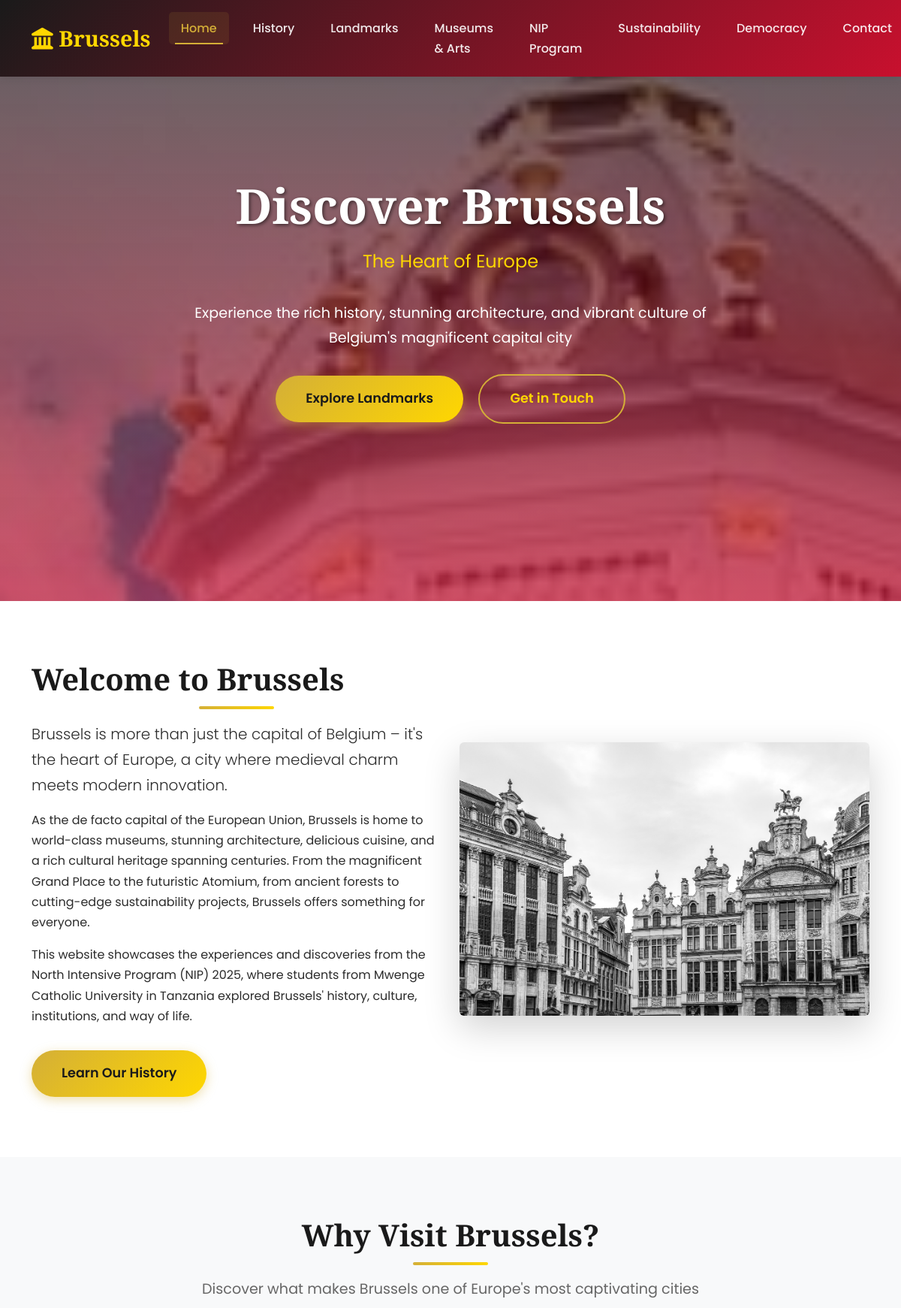
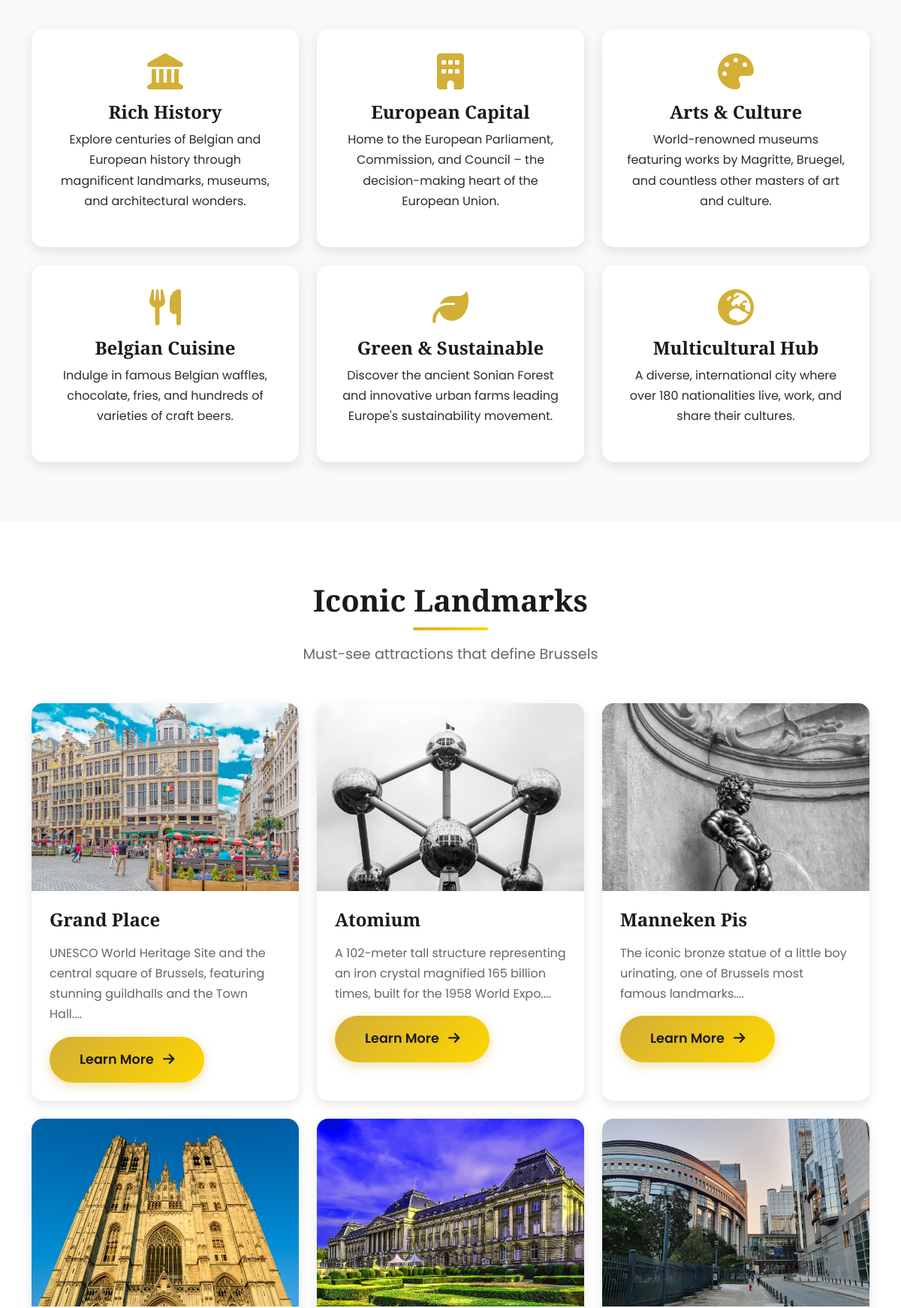
The page / (upper part) on the database its author committed (2 pictures, top to bottom).
### tables this page shows
CREATE TABLE IF NOT EXISTS landmarks (
    id INT AUTO_INCREMENT PRIMARY KEY,
    name VARCHAR(200) NOT NULL,
    description TEXT,
    history TEXT,
    location VARCHAR(200),
    image_path VARCHAR(255),
    visit_info TEXT,
    created_at TIMESTAMP DEFAULT CURRENT_TIMESTAMP
);

### index.php (the view, shortened to what this page needs)
<?php
require_once 'includes/config.php';
include 'includes/header.php';
?>
<section class="hero-section" style="background-image: url('assets/images/grand_place_brussels_364537f2.jpg');">
    <div class="hero-content">
        <h1 data-aos="fade-up">Discover Brussels</h1>
        <p class="subtitle" data-aos="fade-up" data-aos-delay="200">The Heart of Europe</p>
        <p data-aos="fade-up" data-aos-delay="400">Experience the rich history, stunning architecture, and vibrant culture of Belgium's magnificent capital city</p>
        <div data-aos="fade-up" data-aos-delay="600">
            <a href="pages/landmarks.php" class="btn-gold">Explore Landmarks</a>
            <a href="pages/contact.php" class="btn-outline-gold">Get in Touch</a>
        </div>
    </div>
</section>
<section class="section">
    <div class="container">
        <div class="row align-items-center">
            <div class="col-lg-6" data-aos="fade-right">
                <h2 class="section-title text-start">Welcome to Brussels</h2>
                <p class="lead">Brussels is more than just the capital of Belgium – it's the heart of Europe, a city where medieval charm meets modern innovation.</p>
                <p>As the de facto capital of the European Union, Brussels is home to world-class museums, stunning architecture, delicious cuisine, and a rich cultural heritage spanning centuries. From the magnificent Grand Place to the futuristic Atomium, from ancient forests to cutting-edge sustainability projects, Brussels offers something for everyone.</p>
                <p>This website showcases the experiences and discoveries from the North Intensive Program (NIP) 2025, where students from Mwenge Catholic University in Tanzania explored Brussels' history, culture, institutions, and way of life.</p>
                <a href="pages/history.php" class="btn-gold mt-3">Learn Our History</a>
            </div>
            <div class="col-lg-6" data-aos="fade-left">
                <img src="assets/images/brussels_cityscape_s_275944aa.jpg" alt="Brussels Cityscape" class="img-fluid rounded shadow-lg">
            </div>
        </div>
    </div>
</section>
<section class="section bg-light">
    <div class="container">
        <h2 class="section-title" data-aos="fade-up">Why Visit Brussels?</h2>
        <p class="section-subtitle" data-aos="fade-up" data-aos-delay="100">Discover what makes Brussels one of Europe's most captivating cities</p>
        <div class="row g-4">
            <div class="col-lg-4 col-md-6" data-aos="fade-up" data-aos-delay="200">
                <div class="feature-box">
                    <i class="fas fa-landmark"></i>
                    <h4>Rich History</h4>
                    <p>Explore centuries of Belgian and European history through magnificent landmarks, museums, and architectural wonders.</p>
                </div>
            </div>
            <div class="col-lg-4 col-md-6" data-aos="fade-up" data-aos-delay="300">
                <div class="feature-box">
                    <i class="fas fa-building"></i>
                    <h4>European Capital</h4>
                    <p>Home to the European Parliament, Commission, and Council – the decision-making heart of the European Union.</p>
                </div>
            </div>
            <div class="col-lg-4 col-md-6" data-aos="fade-up" data-aos-delay="400">
                <div class="feature-box">
                    <i class="fas fa-palette"></i>
                    <h4>Arts & Culture</h4>
                    <p>World-renowned museums featuring works by Magritte, Bruegel, and countless other masters of art and culture.</p>
                </div>
            </div>
            <div class="col-lg-4 col-md-6" data-aos="fade-up" data-aos-delay="500">
                <div class="feature-box">
                    <i class="fas fa-utensils"></i>
                    <h4>Belgian Cuisine</h4>
                    <p>Indulge in famous Belgian waffles, chocolate, fries, and hundreds of varieties of craft beers.</p>
                </div>
            </div>
            <div class="col-lg-4 col-md-6" data-aos="fade-up" data-aos-delay="600">
                <div class="feature-box">
                    <i class="fas fa-leaf"></i>
                    <h4>Green & Sustainable</h4>
                    <p>Discover the ancient Sonian Forest and innovative urban farms leading Europe's sustainability movement.</p>
                </div>
            </div>
            <div class="col-lg-4 col-md-6" data-aos="fade-up" data-aos-delay="700">
                <div class="feature-box">
                    <i class="fas fa-globe-europe"></i>
                    <h4>Multicultural Hub</h4>
                    <p>A diverse, international city where over 180 nationalities live, work, and share their cultures.</p>
                </div>
            </div>
        </div>
    </div>
</section>
<section class="section">
    <div class="container">
        <h2 class="section-title" data-aos="fade-up">Iconic Landmarks</h2>
        <p class="section-subtitle" data-aos="fade-up" data-aos-delay="100">Must-see attractions that define Brussels</p>
        <div class="row g-4">
            <?php
            $landmarks = [];
            if ($conn) {
                $sql = "SELECT * FROM landmarks ORDER BY id LIMIT 6";
                $result = @$conn->query($sql);
                if ($result && $result->num_rows > 0) {
                    while($row = $result->fetch_assoc()) {
                        $landmarks[] = $row;
                    }
                }
            }
            $delay = 200;
            foreach ($landmarks as $row) {
                echo '<div class="col-lg-4 col-md-6" data-aos="fade-up" data-aos-delay="'.$delay.'">';
                echo '<div class="card-custom">';
                echo '<img src="'.$row['image_path'].'" class="card-img-top" alt="'.$row['name'].'">';
                echo '<div class="card-body">';
                echo '<h5 class="card-title">'.$row['name'].'</h5>';
                echo '<p class="card-text">'.substr($row['description'], 0, 120).'...</p>';
                echo '<a href="pages/landmarks.php" class="btn-gold btn-sm">Learn More <i class="fas fa-arrow-right ms-2"></i></a>';
                echo '</div>';
                echo '</div>';
                echo '</div>';
                $delay += 100;
            }
            ?>
        </div>
    </div>
</section>
<?php include 'includes/footer.php'; ?>

### includes/header.php (shortened to what this page needs)
<!DOCTYPE html>
<html lang="en">
<head>
    <link href="https://cdn.jsdelivr.net/npm/bootstrap@5.3.2/dist/css/bootstrap.min.css" rel="stylesheet">
    <link rel="stylesheet" href="https://cdnjs.cloudflare.com/ajax/libs/font-awesome/6.4.2/css/all.min.css">
    <link href="https://unpkg.com/aos@2.3.1/dist/aos.css" rel="stylesheet">
    <link rel="stylesheet" href="https://cdnjs.cloudflare.com/ajax/libs/lightbox2/2.11.4/css/lightbox.min.css">
    <link rel="stylesheet" href="/assets/css/style.css">
</head>
<body>
    <nav class="navbar navbar-expand-lg navbar-dark fixed-top" id="mainNav">
        <div class="container">
            <a class="navbar-brand" href="/index.php">
                <i class="fas fa-landmark"></i> Brussels
            </a>
            <div class="collapse navbar-collapse" id="navbarNav">
                <ul class="navbar-nav ms-auto">
                    <li class="nav-item">
                        <a class="nav-link <?php echo basename($_SERVER['PHP_SELF']) == 'index.php' ? 'active' : ''; ?>" href="/index.php">Home</a>
                    </li>
                    <li class="nav-item">
                        <a class="nav-link <?php echo basename($_SERVER['PHP_SELF']) == 'history.php' ? 'active' : ''; ?>" href="/pages/history.php">History</a>
                    </li>
                    <li class="nav-item">
                        <a class="nav-link <?php echo basename($_SERVER['PHP_SELF']) == 'landmarks.php' ? 'active' : ''; ?>" href="/pages/landmarks.php">Landmarks</a>
                    </li>
                    <li class="nav-item">
                        <a class="nav-link <?php echo basename($_SERVER['PHP_SELF']) == 'museums.php' ? 'active' : ''; ?>" href="/pages/museums.php">Museums & Arts</a>
                    </li>
                    <li class="nav-item">
                        <a class="nav-link <?php echo basename($_SERVER['PHP_SELF']) == 'nip_program.php' ? 'active' : ''; ?>" href="/pages/nip_program.php">NIP Program</a>
                    </li>
                    <li class="nav-item">
                        <a class="nav-link <?php echo basename($_SERVER['PHP_SELF']) == 'sustainability.php' ? 'active' : ''; ?>" href="/pages/sustainability.php">Sustainability</a>
                    </li>
                    <li class="nav-item">
                        <a class="nav-link <?php echo basename($_SERVER['PHP_SELF']) == 'democracy.php' ? 'active' : ''; ?>" href="/pages/democracy.php">Democracy</a>
                    </li>
                    <li class="nav-item">
                        <a class="nav-link <?php echo basename($_SERVER['PHP_SELF']) == 'contact.php' ? 'active' : ''; ?>" href="/pages/contact.php">Contact</a>
                    </li>
                </ul>
            </div>
        </div>
    </nav>

### includes/footer.php (shortened to what this page needs)
</body>
</html>

### assets/css/style.css (style rules this page uses)
:root { --primary-black: #1a1a1a; --primary-gold: #d4af37; --primary-red: #c8102e; --accent-gold: #ffd700; --dark-bg: #0d0d0d; --light-bg: #f8f9fa; --text-dark: #2c2c2c; --text-light: #ffffff; --gradient-primary: linear-gradient(135deg, #1a1a1a 0%, #c8102e 100%); --gradient-gold: linear-gradient(135deg, #d4af37 0%, #ffd700 100%); --gradient-overlay: linear-gradient(rgba(0,0,0,0.6), rgba(200,16,46,0.7)); }
* { margin: 0; padding: 0; box-sizing: border-box; }
body { font-family: 'Poppins', sans-serif; color: var(--text-dark); line-height: 1.7; overflow-x: hidden; }
h1, h2, h3, h4, h5, h6 { font-family: 'Playfair Display', serif; font-weight: 700; color: var(--primary-black); }
.navbar { background: var(--gradient-primary); padding: 1rem 0; transition: all 0.3s ease; box-shadow: 0 2px 10px rgba(0,0,0,0.1); }
.navbar-brand { font-family: 'Playfair Display', serif; font-size: 1.8rem; font-weight: 700; color: var(--accent-gold) !important; transition: all 0.3s ease; }
.nav-link { color: rgba(255,255,255,0.9) !important; font-weight: 500; margin: 0 0.5rem; padding: 0.5rem 1rem !important; border-radius: 5px; transition: all 0.3s ease; position: relative; }
.nav-link:hover, .nav-link.active { color: var(--primary-gold) !important; background: rgba(212, 175, 55, 0.1); }
.nav-link::after { content: ''; position: absolute; bottom: 0; left: 50%; transform: translateX(-50%); width: 0; height: 2px; background: var(--primary-gold); transition: width 0.3s ease; }
.nav-link:hover::after, .nav-link.active::after { width: 80%; }
.hero-section { height: 100vh; min-height: 600px; position: relative; display: flex; align-items: center; justify-content: center; background-attachment: fixed; background-size: cover; background-position: center; overflow: hidden; }
.hero-section::before { content: ''; position: absolute; top: 0; left: 0; right: 0; bottom: 0; background: var(--gradient-overlay); z-index: 1; }
.hero-content { position: relative; z-index: 2; text-align: center; color: var(--text-light); padding: 2rem; }
.hero-content h1 { font-size: 4rem; font-weight: 700; color: var(--text-light); margin-bottom: 1rem; text-shadow: 2px 2px 4px rgba(0,0,0,0.5); animation: fadeInUp 1s ease; }
.hero-content .subtitle { font-size: 1.5rem; color: var(--accent-gold); margin-bottom: 2rem; animation: fadeInUp 1.2s ease; }
.hero-content p { font-size: 1.2rem; margin-bottom: 2rem; max-width: 700px; margin-left: auto; margin-right: auto; animation: fadeInUp 1.4s ease; }
.btn-gold { background: var(--gradient-gold); color: var(--primary-black); padding: 1rem 2.5rem; font-size: 1.1rem; font-weight: 600; border: none; border-radius: 50px; transition: all 0.3s ease; box-shadow: 0 4px 15px rgba(212, 175, 55, 0.4); text-decoration: none; display: inline-block; }
.btn-outline-gold { background: transparent; color: var(--accent-gold); padding: 1rem 2.5rem; font-size: 1.1rem; font-weight: 600; border: 2px solid var(--primary-gold); border-radius: 50px; transition: all 0.3s ease; text-decoration: none; display: inline-block; margin-left: 1rem; }
.section { padding: 5rem 0; }
.section-title { font-size: 2.5rem; text-align: center; margin-bottom: 1rem; position: relative; padding-bottom: 1rem; }
.section-title::after { content: ''; position: absolute; bottom: 0; left: 50%; transform: translateX(-50%); width: 100px; height: 4px; background: var(--gradient-gold); border-radius: 2px; }
.section-subtitle { text-align: center; font-size: 1.2rem; color: #666; max-width: 800px; margin: 0 auto 3rem; }
.card-custom { border: none; border-radius: 15px; overflow: hidden; transition: all 0.3s ease; box-shadow: 0 5px 15px rgba(0,0,0,0.1); height: 100%; }
.card-custom img { height: 250px; object-fit: cover; transition: all 0.3s ease; }
.card-custom .card-body { padding: 1.5rem; }
.card-custom .card-title { font-size: 1.5rem; margin-bottom: 1rem; color: var(--primary-black); }
.card-custom .card-text { color: #666; margin-bottom: 1rem; }
.feature-box { background: #fff; padding: 2rem; border-radius: 15px; text-align: center; transition: all 0.3s ease; box-shadow: 0 5px 15px rgba(0,0,0,0.1); height: 100%; }
.feature-box i { font-size: 3rem; color: var(--primary-gold); margin-bottom: 1rem; }

### rows shown on the page
landmarks: image_path (picture), name "Grand Place", description "UNESCO World Heritage Site and the central square of Brussels, featuring stunning guildhalls and the Town Hall."
landmarks: image_path (picture), name "Atomium", description "A 102-meter tall structure representing an iron crystal magnified 165 billion times, built for the 1958 World Expo."
landmarks: image_path (picture), name "Manneken Pis", description "The iconic bronze statue of a little boy urinating, one of Brussels most famous landmarks."
landmarks: image_path (picture)
landmarks: image_path (picture)
landmarks: image_path (picture)
